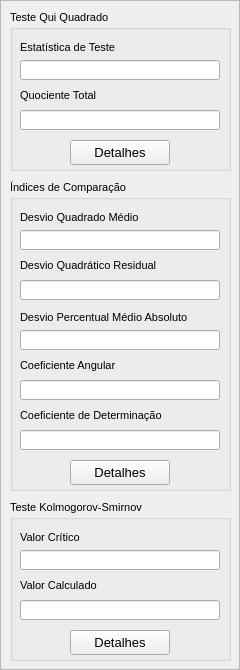
       <widget class="QFrame" name="frameLognormalII">
        <property name="font">
         <font>
          <family>Arial</family>
          <pointsize>8</pointsize>
         </font>
        </property>
        <property name="frameShape">
         <enum>QFrame::StyledPanel</enum>
        </property>
        <property name="frameShadow">
         <enum>QFrame::Sunken</enum>
        </property>
        <widget class="QGroupBox" name="groupBoxQuiLognormalII">
         <property name="geometry">
          <rect>
           <x>10</x>
           <y>10</y>
           <width>221</width>
           <height>161</height>
          </rect>
         </property>
         <property name="font">
          <font>
           <family>Arial</family>
           <pointsize>8</pointsize>
          </font>
         </property>
         <property name="title">
          <string>Teste Qui Quadrado</string>
         </property>
         <widget class="QLabel" name="labelEstatisticaLognormalII">
          <property name="geometry">
           <rect>
            <x>10</x>
            <y>20</y>
            <width>161</width>
            <height>35</height>
           </rect>
          </property>
          <property name="font">
           <font>
            <family>Arial</family>
            <pointsize>8</pointsize>
           </font>
          </property>
          <property name="text">
           <string>Estatística de Teste</string>
          </property>
         </widget>
         <widget class="QLineEdit" name="txtEstatisticaLognormalII">
          <property name="geometry">
           <rect>
            <x>10</x>
            <y>50</y>
            <width>200</width>
            <height>20</height>
           </rect>
          </property>
          <property name="minimumSize">
           <size>
            <width>200</width>
            <height>20</height>
           </size>
          </property>
          <property name="maximumSize">
           <size>
            <width>200</width>
            <height>20</height>
           </size>
          </property>
          <property name="font">
           <font>
            <family>Arial</family>
            <pointsize>8</pointsize>
           </font>
          </property>
          <property name="readOnly">
           <bool>true</bool>
          </property>
         </widget>
         <widget class="QLabel" name="labelX2LognormalII">
          <property name="geometry">
           <rect>
            <x>10</x>
            <y>70</y>
            <width>161</width>
            <height>31</height>
           </rect>
          </property>
          <property name="font">
           <font>
            <family>Arial</family>
            <pointsize>8</pointsize>
           </font>
          </property>
          <property name="text">
           <string>Quociente Total</string>
          </property>
         </widget>
         <widget class="QLineEdit" name="txtX2LognormalII">
          <property name="geometry">
           <rect>
            <x>10</x>
            <y>100</y>
            <width>200</width>
            <height>20</height>
           </rect>
          </property>
          <property name="minimumSize">
           <size>
            <width>200</width>
            <height>20</height>
           </size>
          </property>
          <property name="maximumSize">
           <size>
            <width>200</width>
            <height>20</height>
           </size>
          </property>
          <property name="font">
           <font>
            <family>Arial</family>
            <pointsize>8</pointsize>
           </font>
          </property>
          <property name="readOnly">
           <bool>true</bool>
          </property>
         </widget>
         <widget class="QPushButton" name="btnQuiLognormalII">
          <property name="geometry">
           <rect>
            <x>60</x>
            <y>130</y>
            <width>100</width>
            <height>25</height>
           </rect>
          </property>
          <property name="minimumSize">
           <size>
            <width>100</width>
            <height>25</height>
           </size>
          </property>
          <property name="maximumSize">
           <size>
            <width>100</width>
            <height>25</height>
           </size>
          </property>
          <property name="font">
           <font>
            <family>Arial</family>
            <pointsize>10</pointsize>
           </font>
          </property>
          <property name="cursor">
           <cursorShape>PointingHandCursor</cursorShape>
          </property>
          <property name="text">
           <string>Detalhes</string>
          </property>
         </widget>
        </widget>
        <widget class="QGroupBox" name="groupBoxIndiceLognormalIl">
         <property name="geometry">
          <rect>
           <x>10</x>
           <y>180</y>
           <width>221</width>
           <height>311</height>
          </rect>
         </property>
         <property name="font">
          <font>
           <family>Arial</family>
           <pointsize>8</pointsize>
          </font>
         </property>
         <property name="title">
          <string>Índices de Comparação</string>
         </property>
         <widget class="QLabel" name="labelDQMLognormalII">
          <property name="geometry">
           <rect>
            <x>10</x>
            <y>20</y>
            <width>161</width>
            <height>35</height>
           </rect>
          </property>
          <property name="font">
           <font>
            <family>Arial</family>
            <pointsize>8</pointsize>
           </font>
          </property>
          <property name="text">
           <string>Desvio Quadrado Médio</string>
          </property>
         </widget>
         <widget class="QLineEdit" name="txtDQMLognormalII">
          <property name="geometry">
           <rect>
            <x>10</x>
            <y>50</y>
            <width>200</width>
            <height>20</height>
           </rect>
          </property>
          <property name="minimumSize">
           <size>
            <width>200</width>
            <height>20</height>
           </size>
          </property>
          <property name="maximumSize">
           <size>
            <width>200</width>
            <height>20</height>
           </size>
          </property>
          <property name="font">
           <font>
            <family>Arial</family>
            <pointsize>8</pointsize>
           </font>
          </property>
          <property name="readOnly">
           <bool>true</bool>
          </property>
         </widget>
         <widget class="QLabel" name="labelDQRLognormalII">
          <property name="geometry">
           <rect>
            <x>10</x>
            <y>70</y>
            <width>161</width>
            <height>31</height>
           </rect>
          </property>
          <property name="font">
           <font>
            <family>Arial</family>
            <pointsize>8</pointsize>
           </font>
          </property>
          <property name="text">
           <string>Desvio Quadrático Residual</string>
          </property>
         </widget>
         <widget class="QLineEdit" name="txtDQRLognormalII">
          <property name="geometry">
           <rect>
            <x>10</x>
            <y>100</y>
            <width>200</width>
            <height>20</height>
           </rect>
          </property>
          <property name="minimumSize">
           <size>
            <width>200</width>
            <height>20</height>
           </size>
          </property>
          <property name="maximumSize">
           <size>
            <width>200</width>
            <height>20</height>
           </size>
          </property>
          <property name="font">
           <font>
            <family>Arial</family>
            <pointsize>8</pointsize>
           </font>
          </property>
          <property name="readOnly">
           <bool>true</bool>
          </property>
         </widget>
         <widget class="QLineEdit" name="txtR2LognormalII">
          <property name="geometry">
           <rect>
            <x>10</x>
            <y>250</y>
            <width>200</width>
            <height>20</height>
           </rect>
          </property>
          <property name="minimumSize">
           <size>
            <width>200</width>
            <height>20</height>
           </size>
          </property>
          <property name="maximumSize">
           <size>
            <width>200</width>
            <height>20</height>
           </size>
          </property>
          <property name="font">
           <font>
            <family>Arial</family>
            <pointsize>8</pointsize>
           </font>
          </property>
          <property name="readOnly">
           <bool>true</bool>
          </property>
         </widget>
         <widget class="QLabel" name="labelCoefAngLognormalII">
          <property name="geometry">
           <rect>
            <x>10</x>
            <y>170</y>
            <width>161</width>
            <height>31</height>
           </rect>
          </property>
          <property name="font">
           <font>
            <family>Arial</family>
            <pointsize>8</pointsize>
           </font>
          </property>
          <property name="text">
           <string>Coeficiente Angular</string>
          </property>
         </widget>
         <widget class="QLabel" name="labelR2LognormalII">
          <property name="geometry">
           <rect>
            <x>10</x>
            <y>220</y>
            <width>191</width>
            <height>31</height>
           </rect>
          </property>
          <property name="font">
           <font>
            <family>Arial</family>
            <pointsize>8</pointsize>
           </font>
          </property>
          <property name="text">
           <string>Coeficiente de Determinação</string>
          </property>
         </widget>
         <widget class="QLabel" name="labelDPMALognormalII">
          <property name="geometry">
           <rect>
            <x>10</x>
            <y>120</y>
            <width>201</width>
            <height>35</height>
           </rect>
          </property>
          <property name="font">
           <font>
            <family>Arial</family>
            <pointsize>8</pointsize>
           </font>
          </property>
          <property name="text">
           <string>Desvio Percentual Médio Absoluto</string>
          </property>
         </widget>
         <widget class="QLineEdit" name="txtDPMALognormalII">
          <property name="geometry">
           <rect>
            <x>10</x>
            <y>150</y>
            <width>200</width>
            <height>20</height>
           </rect>
          </property>
          <property name="minimumSize">
           <size>
            <width>200</width>
            <height>20</height>
           </size>
          </property>
          <property name="maximumSize">
           <size>
            <width>200</width>
            <height>20</height>
           </size>
          </property>
          <property name="font">
           <font>
            <family>Arial</family>
            <pointsize>8</pointsize>
           </font>
          </property>
          <property name="readOnly">
           <bool>true</bool>
          </property>
         </widget>
         <widget class="QLineEdit" name="txtCoefAngLognormalII">
          <property name="geometry">
           <rect>
            <x>10</x>
            <y>200</y>
            <width>200</width>
            <height>20</height>
           </rect>
          </property>
          <property name="minimumSize">
           <size>
            <width>200</width>
            <height>20</height>
           </size>
          </property>
          <property name="maximumSize">
           <size>
            <width>200</width>
            <height>20</height>
           </size>
          </property>
          <property name="font">
           <font>
            <family>Arial</family>
            <pointsize>8</pointsize>
           </font>
          </property>
          <property name="readOnly">
           <bool>true</bool>
          </property>
         </widget>
         <widget class="QPushButton" name="btnIndiceLognormalII">
          <property name="geometry">
           <rect>
            <x>60</x>
            <y>280</y>
            <width>100</width>
            <height>25</height>
           </rect>
          </property>
          <property name="minimumSize">
           <size>
            <width>100</width>
            <height>25</height>
           </size>
          </property>
          <property name="maximumSize">
           <size>
            <width>100</width>
            <height>25</height>
           </size>
          </property>
          <property name="font">
           <font>
            <family>Arial</family>
            <pointsize>10</pointsize>
           </font>
          </property>
          <property name="cursor">
           <cursorShape>PointingHandCursor</cursorShape>
          </property>
          <property name="text">
           <string>Detalhes</string>
          </property>
         </widget>
        </widget>
        <widget class="QGroupBox" name="groupBoxKSLognormalII">
         <property name="geometry">
          <rect>
           <x>10</x>
           <y>500</y>
           <width>221</width>
           <height>161</height>
          </rect>
         </property>
         <property name="font">
          <font>
           <family>Arial</family>
           <pointsize>8</pointsize>
          </font>
         </property>
         <property name="title">
          <string>Teste Kolmogorov-Smirnov</string>
         </property>
         <widget class="QLabel" name="labelValorCritKSLognormalII">
          <property name="geometry">
           <rect>
            <x>10</x>
            <y>20</y>
            <width>161</width>
            <height>35</height>
           </rect>
          </property>
          <property name="font">
           <font>
            <family>Arial</family>
            <pointsize>8</pointsize>
           </font>
          </property>
          <property name="text">
           <string>Valor Crítico</string>
          </property>
         </widget>
         <widget class="QLineEdit" name="txtValorCritKSLognormalII">
          <property name="geometry">
           <rect>
            <x>10</x>
            <y>50</y>
            <width>200</width>
            <height>20</height>
           </rect>
          </property>
          <property name="minimumSize">
           <size>
            <width>200</width>
            <height>20</height>
           </size>
          </property>
          <property name="maximumSize">
           <size>
            <width>200</width>
            <height>20</height>
           </size>
          </property>
          <property name="font">
           <font>
            <family>Arial</family>
            <pointsize>8</pointsize>
           </font>
          </property>
          <property name="readOnly">
           <bool>true</bool>
          </property>
         </widget>
         <widget class="QLabel" name="labelValorCalcKSLognormalII">
          <property name="geometry">
           <rect>
            <x>10</x>
            <y>70</y>
            <width>161</width>
            <height>31</height>
           </rect>
          </property>
          <property name="font">
           <font>
            <family>Arial</family>
            <pointsize>8</pointsize>
           </font>
          </property>
          <property name="text">
           <string>Valor Calculado</string>
          </property>
         </widget>
         <widget class="QLineEdit" name="txtValorCalcKSLognormalII">
          <property name="geometry">
           <rect>
            <x>10</x>
            <y>100</y>
            <width>200</width>
            <height>20</height>
           </rect>
          </property>
          <property name="minimumSize">
           <size>
            <width>200</width>
            <height>20</height>
           </size>
          </property>
          <property name="maximumSize">
           <size>
            <width>200</width>
            <height>20</height>
           </size>
          </property>
          <property name="font">
           <font>
            <family>Arial</family>
            <pointsize>8</pointsize>
           </font>
          </property>
          <property name="readOnly">
           <bool>true</bool>
          </property>
         </widget>
         <widget class="QPushButton" name="btnKSLognormalII">
          <property name="geometry">
           <rect>
            <x>60</x>
            <y>130</y>
            <width>100</width>
            <height>25</height>
           </rect>
          </property>
          <property name="minimumSize">
           <size>
            <width>100</width>
            <height>25</height>
           </size>
          </property>
          <property name="maximumSize">
           <size>
            <width>100</width>
            <height>25</height>
           </size>
          </property>
          <property name="font">
           <font>
            <family>Arial</family>
            <pointsize>10</pointsize>
           </font>
          </property>
          <property name="cursor">
           <cursorShape>PointingHandCursor</cursorShape>
          </property>
          <property name="text">
           <string>Detalhes</string>
          </property>
         </widget>
        </widget>
       </widget>
